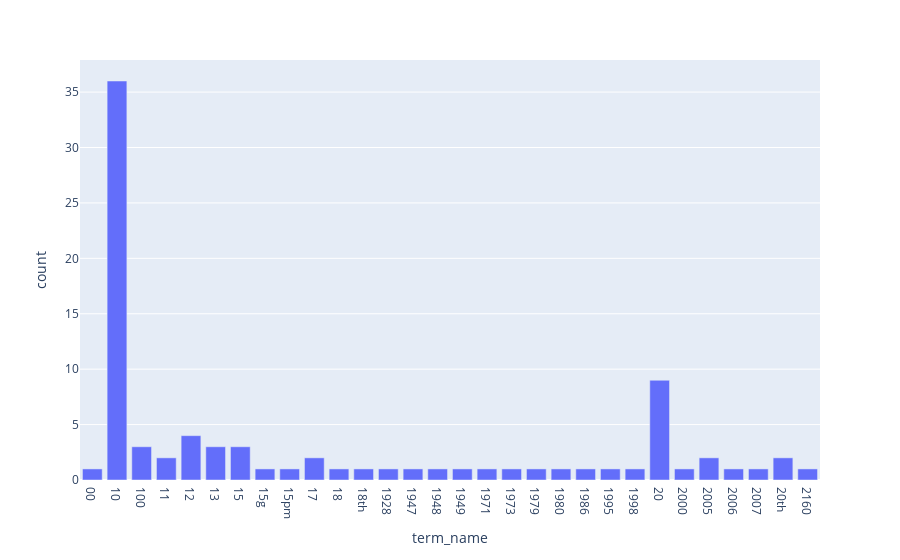

The code cell stored with this chart in its notebook:
### Code cell
import plotly.express as px

term_frequencies = []
print(X_counts.shape[1])
for j in range(0,X_counts.shape[1]):
    term_frequencies.append(sum(X_counts[:,j].toarray()))
term_frequencies = np.asarray(X_counts.sum(axis=0))[0]

d = {'term_name': count_vect.get_feature_names_out()[:30], 'count': term_frequencies[:30]}
df = pd.DataFrame(data=d)

fig = px.bar(df, x='term_name', y='count')
fig.show()

### Figure 1 — Plotly figure (JSON) as saved in the notebook; plotly's stock layout.template omitted (floating-point values rounded to 4 significant figures)
{"data": [{"alignmentgroup": "True", "hovertemplate": "term_name=%{x}<br>count=%{y}<extra></extra>", "legendgroup": "", "marker": {"color": "#636efa", "pattern": {"shape": ""}}, "name": "", "offsetgroup": "", "orientation": "v", "showlegend": false, "textposition": "auto", "type": "bar", "x": ["00", "10", "100", "11", "12", "13", "15", "15g", "15pm", "17", "18", "18th", "1928", "1947", "1948", "1949", "1971", "1973", "1979", "1980", "1986", "1995", "1998", "20", "2000", "2005", "2006", "2007", "20th", "2160"], "xaxis": "x", "y": [1, 36, 3, 2, 4, 3, 3, 1, 1, 2, 1, 1, 1, 1, 1, 1, 1, 1, 1, 1, 1, 1, 1, 9, 1, 2, 1, 1, 2, 1], "yaxis": "y"}], "layout": {"barmode": "relative", "legend": {"tracegroupgap": 0}, "margin": {"t": 60}, "xaxis": {"anchor": "y", "domain": [0, 1], "title": {"text": "term_name"}}, "yaxis": {"anchor": "x", "domain": [0, 1], "title": {"text": "count"}}}}
